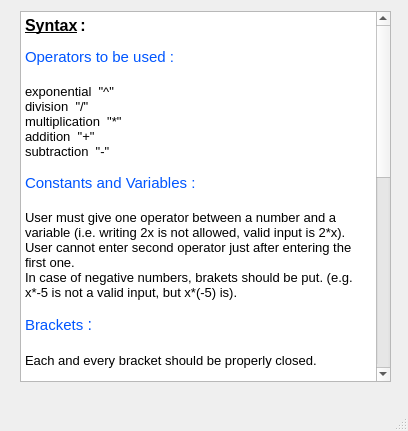
<?xml version="1.0" encoding="UTF-8"?>
<ui version="4.0">
 <class>Help_Window</class>
 <widget class="QMainWindow" name="Help_Window">
  <property name="geometry">
   <rect>
    <x>0</x>
    <y>0</y>
    <width>408</width>
    <height>431</height>
   </rect>
  </property>
  <property name="windowTitle">
   <string>MainWindow</string>
  </property>
  <widget class="QWidget" name="centralwidget">
   <widget class="QTextBrowser" name="textBrowser">
    <property name="geometry">
     <rect>
      <x>20</x>
      <y>11</y>
      <width>371</width>
      <height>371</height>
     </rect>
    </property>
    <property name="html">
     <string>&lt;!DOCTYPE HTML PUBLIC &quot;-//W3C//DTD HTML 4.0//EN&quot; &quot;http://www.w3.org/TR/REC-html40/strict.dtd&quot;&gt;
&lt;html&gt;&lt;head&gt;&lt;meta name=&quot;qrichtext&quot; content=&quot;1&quot; /&gt;&lt;style type=&quot;text/css&quot;&gt;
p, li { white-space: pre-wrap; }
&lt;/style&gt;&lt;/head&gt;&lt;body style=&quot; font-family:'MS Shell Dlg 2'; font-size:8.25pt; font-weight:400; font-style:normal;&quot;&gt;
&lt;p style=&quot; margin-top:0px; margin-bottom:0px; margin-left:0px; margin-right:0px; -qt-block-indent:0; text-indent:0px;&quot;&gt;&lt;span style=&quot; font-size:12pt; font-weight:600; text-decoration: underline;&quot;&gt;Syntax&lt;/span&gt; &lt;span style=&quot; font-size:12pt; font-weight:600;&quot;&gt;:&lt;/span&gt;&lt;/p&gt;
&lt;p style=&quot;-qt-paragraph-type:empty; margin-top:0px; margin-bottom:0px; margin-left:0px; margin-right:0px; -qt-block-indent:0; text-indent:0px;&quot;&gt;&lt;br /&gt;&lt;/p&gt;
&lt;p style=&quot; margin-top:0px; margin-bottom:0px; margin-left:0px; margin-right:0px; -qt-block-indent:0; text-indent:0px;&quot;&gt;&lt;span style=&quot; font-size:11pt; color:#0055ff;&quot;&gt;Operators to be used :&lt;/span&gt;&lt;/p&gt;
&lt;p style=&quot;-qt-paragraph-type:empty; margin-top:0px; margin-bottom:0px; margin-left:0px; margin-right:0px; -qt-block-indent:0; text-indent:0px; font-size:11pt; color:#0055ff;&quot;&gt;&lt;br /&gt;&lt;/p&gt;
&lt;p style=&quot; margin-top:0px; margin-bottom:0px; margin-left:0px; margin-right:0px; -qt-block-indent:0; text-indent:0px;&quot;&gt;&lt;span style=&quot; font-size:10pt;&quot;&gt;exponential  &amp;quot;^&amp;quot;&lt;/span&gt;&lt;/p&gt;
&lt;p style=&quot; margin-top:0px; margin-bottom:0px; margin-left:0px; margin-right:0px; -qt-block-indent:0; text-indent:0px;&quot;&gt;&lt;span style=&quot; font-size:10pt;&quot;&gt;division  &amp;quot;/&amp;quot;&lt;/span&gt;&lt;/p&gt;
&lt;p style=&quot; margin-top:0px; margin-bottom:0px; margin-left:0px; margin-right:0px; -qt-block-indent:0; text-indent:0px;&quot;&gt;&lt;span style=&quot; font-size:10pt;&quot;&gt;multiplication  &amp;quot;*&amp;quot;&lt;/span&gt;&lt;/p&gt;
&lt;p style=&quot; margin-top:0px; margin-bottom:0px; margin-left:0px; margin-right:0px; -qt-block-indent:0; text-indent:0px;&quot;&gt;&lt;span style=&quot; font-size:10pt;&quot;&gt;addition  &amp;quot;+&amp;quot;&lt;/span&gt;&lt;/p&gt;
&lt;p style=&quot; margin-top:0px; margin-bottom:0px; margin-left:0px; margin-right:0px; -qt-block-indent:0; text-indent:0px;&quot;&gt;&lt;span style=&quot; font-size:10pt;&quot;&gt;subtraction  &amp;quot;-&amp;quot;&lt;/span&gt;&lt;/p&gt;
&lt;p style=&quot;-qt-paragraph-type:empty; margin-top:0px; margin-bottom:0px; margin-left:0px; margin-right:0px; -qt-block-indent:0; text-indent:0px; font-size:10pt;&quot;&gt;&lt;br /&gt;&lt;/p&gt;
&lt;p style=&quot; margin-top:0px; margin-bottom:0px; margin-left:0px; margin-right:0px; -qt-block-indent:0; text-indent:0px;&quot;&gt;&lt;span style=&quot; font-size:11pt; color:#0055ff;&quot;&gt;Constants and Variables :&lt;/span&gt;&lt;/p&gt;
&lt;p style=&quot;-qt-paragraph-type:empty; margin-top:0px; margin-bottom:0px; margin-left:0px; margin-right:0px; -qt-block-indent:0; text-indent:0px; font-size:11pt; color:#0055ff;&quot;&gt;&lt;br /&gt;&lt;/p&gt;
&lt;p style=&quot; margin-top:0px; margin-bottom:0px; margin-left:0px; margin-right:0px; -qt-block-indent:0; text-indent:0px;&quot;&gt;&lt;span style=&quot; font-size:10pt;&quot;&gt;User must give one operator between a number and a variable (i.e. writing 2x is not allowed, valid input is 2*x).&lt;/span&gt;&lt;/p&gt;
&lt;p style=&quot; margin-top:0px; margin-bottom:0px; margin-left:0px; margin-right:0px; -qt-block-indent:0; text-indent:0px;&quot;&gt;&lt;span style=&quot; font-size:10pt;&quot;&gt;User cannot enter second operator just after entering the first one.&lt;/span&gt;&lt;/p&gt;
&lt;p style=&quot; margin-top:0px; margin-bottom:0px; margin-left:0px; margin-right:0px; -qt-block-indent:0; text-indent:0px;&quot;&gt;&lt;span style=&quot; font-size:10pt;&quot;&gt;In case of negative numbers, brakets should be put. (e.g. x*-5 is not a valid input, but x*(-5) is).&lt;/span&gt;&lt;/p&gt;
&lt;p style=&quot;-qt-paragraph-type:empty; margin-top:0px; margin-bottom:0px; margin-left:0px; margin-right:0px; -qt-block-indent:0; text-indent:0px; font-size:10pt;&quot;&gt;&lt;br /&gt;&lt;/p&gt;
&lt;p style=&quot; margin-top:0px; margin-bottom:0px; margin-left:0px; margin-right:0px; -qt-block-indent:0; text-indent:0px;&quot;&gt;&lt;span style=&quot; font-size:11pt; color:#0055ff;&quot;&gt;Brackets&lt;/span&gt;&lt;span style=&quot; font-size:12pt;&quot;&gt; &lt;/span&gt;&lt;span style=&quot; font-size:12pt; color:#0055ff;&quot;&gt;:&lt;/span&gt;&lt;/p&gt;
&lt;p style=&quot;-qt-paragraph-type:empty; margin-top:0px; margin-bottom:0px; margin-left:0px; margin-right:0px; -qt-block-indent:0; text-indent:0px; font-size:12pt; color:#0055ff;&quot;&gt;&lt;br /&gt;&lt;/p&gt;
&lt;p style=&quot; margin-top:0px; margin-bottom:0px; margin-left:0px; margin-right:0px; -qt-block-indent:0; text-indent:0px;&quot;&gt;&lt;span style=&quot; font-size:10pt; color:#000000;&quot;&gt;Each and every bracket should be properly closed.&lt;/span&gt;&lt;/p&gt;
&lt;p style=&quot;-qt-paragraph-type:empty; margin-top:0px; margin-bottom:0px; margin-left:0px; margin-right:0px; -qt-block-indent:0; text-indent:0px; font-size:10pt; color:#000000;&quot;&gt;&lt;br /&gt;&lt;/p&gt;
&lt;p style=&quot; margin-top:0px; margin-bottom:0px; margin-left:0px; margin-right:0px; -qt-block-indent:0; text-indent:0px;&quot;&gt;&lt;span style=&quot; font-size:10pt; color:#000000;&quot;&gt;There has to be one operator between a constant &amp;amp; open bracket, variable &amp;amp; an open bracket, close bracket &amp;amp; open bracket. (e.g. 5(x-1), x(x+1), (x+5)(x+2) are not allowd, they should be entered as 5*(x-1), x*(x+1) and (x+5)*(x+2) respectively).&lt;/span&gt;&lt;/p&gt;
&lt;p style=&quot;-qt-paragraph-type:empty; margin-top:0px; margin-bottom:0px; margin-left:0px; margin-right:0px; -qt-block-indent:0; text-indent:0px; font-size:10pt; color:#000000;&quot;&gt;&lt;br /&gt;&lt;/p&gt;
&lt;p style=&quot; margin-top:0px; margin-bottom:0px; margin-left:0px; margin-right:0px; -qt-block-indent:0; text-indent:0px;&quot;&gt;&lt;span style=&quot; font-size:10pt; color:#000000;&quot;&gt;Brackets should be put after entering functions like sin, log. For example, sin(x) and log(x).&lt;/span&gt;&lt;/p&gt;
&lt;p style=&quot;-qt-paragraph-type:empty; margin-top:0px; margin-bottom:0px; margin-left:0px; margin-right:0px; -qt-block-indent:0; text-indent:0px; font-size:10pt; color:#000000;&quot;&gt;&lt;br /&gt;&lt;/p&gt;
&lt;p style=&quot; margin-top:0px; margin-bottom:0px; margin-left:0px; margin-right:0px; -qt-block-indent:0; text-indent:0px;&quot;&gt;&lt;span style=&quot; font-size:12pt; color:#0055ff;&quot;&gt;Valid functions :&lt;/span&gt;&lt;/p&gt;
&lt;p style=&quot;-qt-paragraph-type:empty; margin-top:0px; margin-bottom:0px; margin-left:0px; margin-right:0px; -qt-block-indent:0; text-indent:0px; font-size:12pt; font-weight:600; text-decoration: underline; color:#000000;&quot;&gt;&lt;br /&gt;&lt;/p&gt;
&lt;p style=&quot; margin-top:0px; margin-bottom:0px; margin-left:0px; margin-right:0px; -qt-block-indent:0; text-indent:0px;&quot;&gt;&lt;span style=&quot; font-size:10pt; color:#000000;&quot;&gt;user is allowed to enter only continuous and differentiable functions. So functions like step function, absolute value function (i.e. mod x) are not valid here.&lt;/span&gt;&lt;/p&gt;
&lt;p style=&quot;-qt-paragraph-type:empty; margin-top:0px; margin-bottom:0px; margin-left:0px; margin-right:0px; -qt-block-indent:0; text-indent:0px; font-size:10pt; color:#000000;&quot;&gt;&lt;br /&gt;&lt;/p&gt;
&lt;p style=&quot; margin-top:0px; margin-bottom:0px; margin-left:0px; margin-right:0px; -qt-block-indent:0; text-indent:0px;&quot;&gt;&lt;span style=&quot; font-size:10pt; color:#000000;&quot;&gt;Full list of supported functions :&lt;/span&gt;&lt;/p&gt;
&lt;p style=&quot;-qt-paragraph-type:empty; margin-top:0px; margin-bottom:0px; margin-left:0px; margin-right:0px; -qt-block-indent:0; text-indent:0px; font-size:10pt; color:#000000;&quot;&gt;&lt;br /&gt;&lt;/p&gt;
&lt;p style=&quot; margin-top:0px; margin-bottom:0px; margin-left:0px; margin-right:0px; -qt-block-indent:0; text-indent:0px;&quot;&gt;&lt;span style=&quot; font-size:10pt; color:#000000;&quot;&gt;sin&lt;/span&gt;&lt;/p&gt;
&lt;p style=&quot; margin-top:0px; margin-bottom:0px; margin-left:0px; margin-right:0px; -qt-block-indent:0; text-indent:0px;&quot;&gt;&lt;span style=&quot; font-size:10pt; color:#000000;&quot;&gt;cos&lt;/span&gt;&lt;/p&gt;
&lt;p style=&quot; margin-top:0px; margin-bottom:0px; margin-left:0px; margin-right:0px; -qt-block-indent:0; text-indent:0px;&quot;&gt;&lt;span style=&quot; font-size:10pt; color:#000000;&quot;&gt;sinh&lt;/span&gt;&lt;/p&gt;
&lt;p style=&quot; margin-top:0px; margin-bottom:0px; margin-left:0px; margin-right:0px; -qt-block-indent:0; text-indent:0px;&quot;&gt;&lt;span style=&quot; font-size:10pt; color:#000000;&quot;&gt;cosh&lt;/span&gt;&lt;/p&gt;
&lt;p style=&quot; margin-top:0px; margin-bottom:0px; margin-left:0px; margin-right:0px; -qt-block-indent:0; text-indent:0px;&quot;&gt;&lt;span style=&quot; font-size:10pt; color:#000000;&quot;&gt;tanh&lt;/span&gt;&lt;/p&gt;
&lt;p style=&quot; margin-top:0px; margin-bottom:0px; margin-left:0px; margin-right:0px; -qt-block-indent:0; text-indent:0px;&quot;&gt;&lt;span style=&quot; font-size:10pt; color:#000000;&quot;&gt;atan&lt;/span&gt;&lt;/p&gt;
&lt;p style=&quot; margin-top:0px; margin-bottom:0px; margin-left:0px; margin-right:0px; -qt-block-indent:0; text-indent:0px;&quot;&gt;&lt;span style=&quot; font-size:10pt; color:#000000;&quot;&gt;asinh&lt;/span&gt;&lt;/p&gt;
&lt;p style=&quot; margin-top:0px; margin-bottom:0px; margin-left:0px; margin-right:0px; -qt-block-indent:0; text-indent:0px;&quot;&gt;&lt;span style=&quot; font-size:10pt; color:#000000;&quot;&gt;acosh&lt;/span&gt;&lt;/p&gt;
&lt;p style=&quot; margin-top:0px; margin-bottom:0px; margin-left:0px; margin-right:0px; -qt-block-indent:0; text-indent:0px;&quot;&gt;&lt;span style=&quot; font-size:10pt; color:#000000;&quot;&gt;atanh&lt;/span&gt;&lt;/p&gt;
&lt;p style=&quot; margin-top:0px; margin-bottom:0px; margin-left:0px; margin-right:0px; -qt-block-indent:0; text-indent:0px;&quot;&gt;&lt;span style=&quot; font-size:10pt; color:#000000;&quot;&gt;log&lt;/span&gt;&lt;/p&gt;
&lt;p style=&quot; margin-top:0px; margin-bottom:0px; margin-left:0px; margin-right:0px; -qt-block-indent:0; text-indent:0px;&quot;&gt;&lt;span style=&quot; font-size:10pt; color:#000000;&quot;&gt;log10&lt;/span&gt;&lt;/p&gt;
&lt;p style=&quot; margin-top:0px; margin-bottom:0px; margin-left:0px; margin-right:0px; -qt-block-indent:0; text-indent:0px;&quot;&gt;&lt;span style=&quot; font-size:10pt; color:#000000;&quot;&gt;exp&lt;/span&gt;&lt;/p&gt;
&lt;p style=&quot; margin-top:0px; margin-bottom:0px; margin-left:0px; margin-right:0px; -qt-block-indent:0; text-indent:0px;&quot;&gt;&lt;span style=&quot; font-size:10pt; color:#000000;&quot;&gt;sqrt&lt;/span&gt;&lt;/p&gt;&lt;/body&gt;&lt;/html&gt;</string>
    </property>
   </widget>
  </widget>
  <widget class="QMenuBar" name="menubar">
   <property name="geometry">
    <rect>
     <x>0</x>
     <y>0</y>
     <width>408</width>
     <height>21</height>
    </rect>
   </property>
  </widget>
  <widget class="QStatusBar" name="statusbar"/>
 </widget>
 <resources/>
 <connections/>
</ui>
